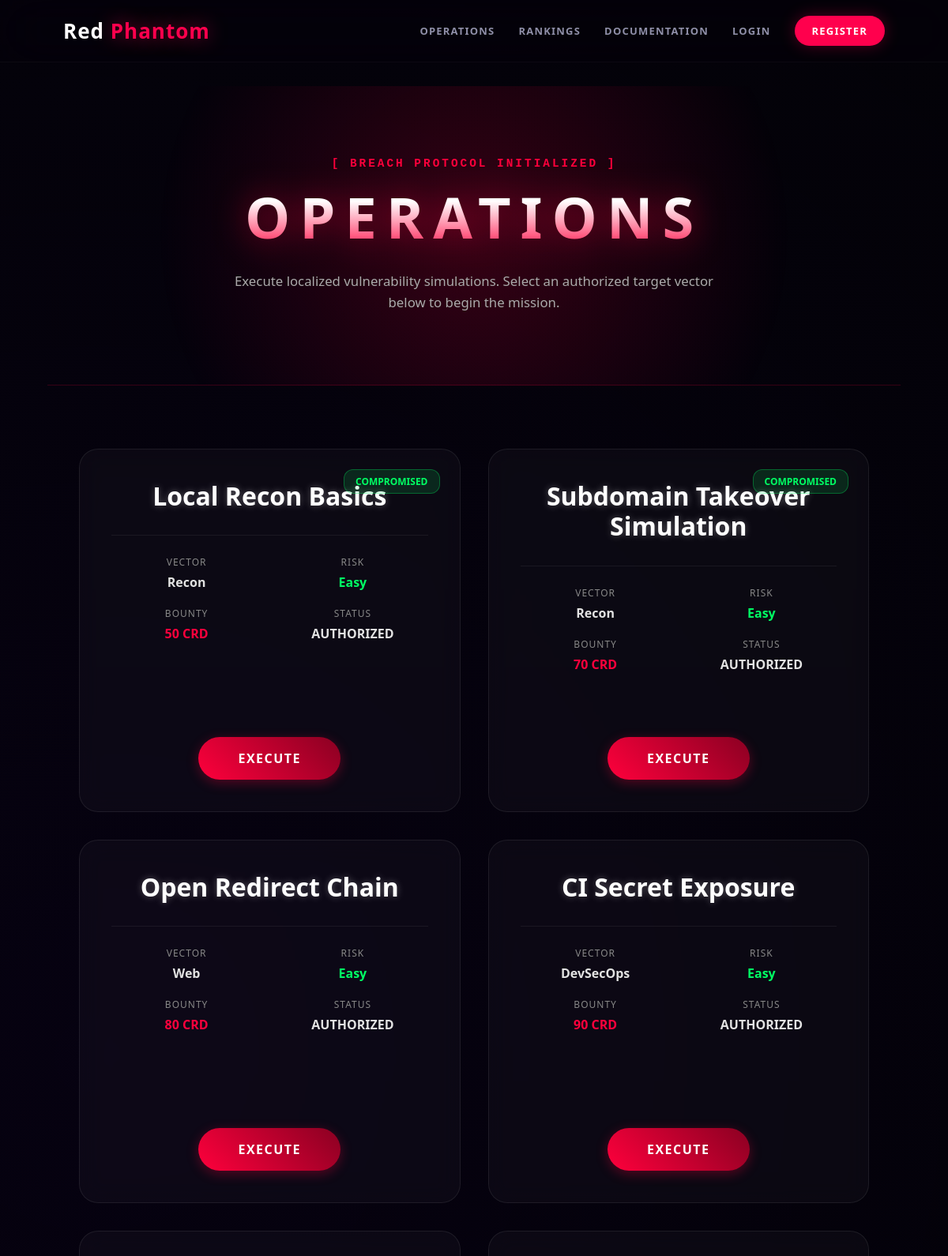
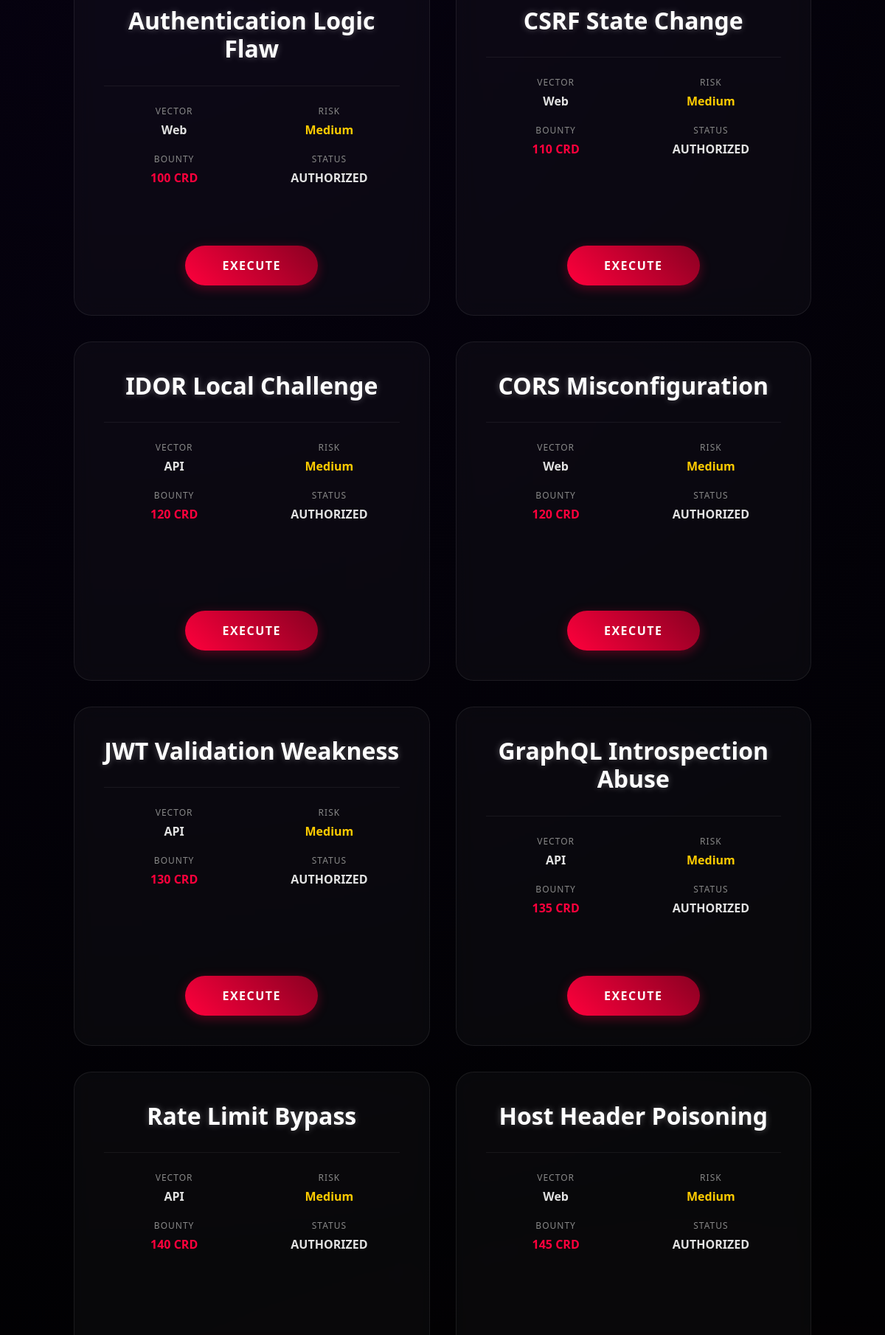
The app's page / (signed in, upper part) with its own data (2 pictures, top to bottom).
### lab/models.py (models this page shows)
class Challenge(db.Model):
    id = db.Column(db.Integer, primary_key=True)
    slug = db.Column(db.String(64), unique=True, nullable=False)
    title = db.Column(db.String(140), nullable=False)
    category = db.Column(db.String(60), nullable=False)
    difficulty = db.Column(db.String(20), nullable=False)
    points = db.Column(db.Integer, nullable=False)
    description = db.Column(db.Text, nullable=False)
    objective = db.Column(db.Text, nullable=False)
    local_target = db.Column(db.Text, nullable=False)
    flag = db.Column(db.String(255), nullable=False)
    solves = db.relationship("Solve", back_populates="challenge", cascade="all, delete-orphan")

### app.py (the view)
@app.get("/")
def index():
    challenges = Challenge.query.order_by(Challenge.points.asc()).all()
    user = current_user()
    solved_ids = set()
    if user:
        solved_ids = {solve.challenge_id for solve in user.solves}
    category_counts = {}
    for challenge in challenges:
        category_counts[challenge.category] = category_counts.get(challenge.category, 0) + 1
    return render_template(
        "index.html",
        challenges=challenges,
        solved_ids=solved_ids,
        category_counts=sorted(category_counts.items(), key=lambda item: item[0]),
        total_points=sum(challenge.points for challenge in challenges),
    )

### app.py (called while the page is built)
def current_user():
    user_id = session.get("user_id")
    if not user_id:
        return None
    return User.query.get(user_id)

@app.context_processor
def inject_user():
    return {"current_user": current_user()}

### templates/index.html (shortened to what this page needs)
{% extends "base.html" %} {% block content %}
<section class="command-center">
  <span class="status-bar">[ BREACH PROTOCOL INITIALIZED ]</span>
  <h2>Operations</h2>
  <p
    style="
      color: #aaa;
      max-width: 650px;
      margin: 20px auto 0 auto;
      font-size: 1.05rem;
      line-height: 1.6;
    "
  >
    Execute localized vulnerability simulations. Select an authorized target
    vector below to begin the mission.
  </p>
</section>
<div class="challenges-grid">
  {% for challenge in challenges %}
  <article class="challenge-card">
    {% if challenge.id in solved_ids %}
    <div class="solved-status">COMPROMISED</div>
    {% endif %}
    <div class="challenge-header">
      <h3>{{ challenge.title }}</h3>
    </div>
    <div class="challenge-content" style="width: 100%">
      <div class="challenge-meta">
        <div class="meta-box">
          <label>VECTOR</label>
          <span>{{ challenge.category }}</span>
        </div>
        <div class="meta-box">
          <label>RISK</label>
          <span
            style="color: {% if challenge.difficulty == 'Easy' %}#00ff64{% elif challenge.difficulty == 'Medium' %}#ffcc00{% else %}#ff003c{% endif %};"
          >
            {{ challenge.difficulty }}
          </span>
        </div>
        <div class="meta-box">
          <label>BOUNTY</label>
          <span style="color: #ff003c">{{ challenge.points }} CRD</span>
        </div>
        <div class="meta-box">
          <label>STATUS</label>
          <span>AUTHORIZED</span>
        </div>
      </div>
    </div>
    <a
      href="{{ url_for('challenge_details', slug=challenge.slug) }}"
      class="btn-launch"
    >
      EXECUTE
    </a>
  </article>
  {% endfor %}
</div>
{% endblock %}

### templates/base.html (style rules this page uses)
* { margin: 0; padding: 0; box-sizing: border-box; font-family: "Segoe UI", sans-serif; }
body { background: radial-gradient( circle at 10% 20%, rgba(91, 0, 255, 0.05) 0%, transparent 40% ), radial-gradient( circle at 90% 80%, rgba(255, 0, 77, 0.06) 0%, transparent 40% ), linear-gradient(180deg, #020205 0%, #000000 100%); background-attachment: fixed; color: #ececf6; min-height: 100vh; overflow-x: hidden; }

### templates/index.html (style rules this page uses)
body { background-color: #070b17; color: #e2e2e2; overflow-x: hidden; }
.command-center { text-align: center; padding: 90px 20px; background: radial-gradient( circle at center, rgba(255, 0, 60, 0.2) 0%, transparent 70% ); position: relative; border-bottom: 1px solid rgba(255, 0, 60, 0.2); margin-bottom: 60px; }
.command-center h2 { font-size: 4.5rem; font-weight: 900; text-transform: uppercase; letter-spacing: 12px; margin: 0; background: linear-gradient(to bottom, #fff 30%, #ff003c 100%); -webkit-background-clip: text; -webkit-text-fill-color: transparent; filter: drop-shadow(0 0 20px rgba(255, 0, 60, 0.5)); }
.status-bar { font-family: "Courier New", monospace; font-size: 0.9rem; color: #ff003c; text-transform: uppercase; letter-spacing: 3px; font-weight: bold; margin-bottom: 10px; display: block; }
.challenges-grid { display: grid; grid-template-columns: repeat(auto-fit, minmax(360px, 1fr)); gap: 35px; padding: 20px 40px; }
.challenge-card { background: rgba(255, 255, 255, 0.03); backdrop-filter: blur(15px); -webkit-backdrop-filter: blur(15px); border: 1px solid rgba(255, 255, 255, 0.08); border-radius: 24px; padding: 40px; display: flex; flex-direction: column; align-items: center; text-align: center; transition: all 0.5s cubic-bezier(0.23, 1, 0.32, 1); position: relative; min-height: 460px; overflow: hidden; }
.challenge-card::after { content: ""; position: absolute; top: 0; left: 0; width: 100%; height: 100%; background: radial-gradient( circle at center, rgba(148, 0, 255, 0.1) 0%, transparent 70% ); opacity: 0; transition: opacity 0.5s; pointer-events: none; }
.challenge-header h3 { font-size: 2rem; color: #fff; margin-bottom: 30px; font-weight: 800; line-height: 1.2; text-shadow: 0 0 10px rgba(255, 255, 255, 0.3); }
.challenge-meta { display: grid; grid-template-columns: 1fr 1fr; gap: 20px; width: 100%; margin-bottom: 40px; padding: 25px 0; border-top: 1px solid rgba(255, 255, 255, 0.06); position: relative; z-index: 1; }
.meta-box label { display: block; font-size: 0.75rem; color: #888; text-transform: uppercase; letter-spacing: 1px; margin-bottom: 6px; }
.meta-box span { font-weight: 700; font-size: 1rem; color: #e2e2e2; }
.btn-launch { display: inline-block; padding: 16px 50px; background: linear-gradient(45deg, #ff003c, #8a0022); color: #fff; text-align: center; text-decoration: none; font-weight: 800; text-transform: uppercase; letter-spacing: 1.5px; border-radius: 50px; transition: all 0.4s ease; border: none; cursor: pointer; position: relative; z-index: 1; margin-top: auto; box-shadow: 0 4px 15px rgba(255, 0, 60, 0.3); }
.solved-status { position: absolute; top: 25px; right: 25px; font-size: 0.75rem; font-weight: 800; color: #00ff64; text-transform: uppercase; background: rgba(0, 255, 100, 0.12); padding: 6px 14px; border-radius: 12px; border: 1px solid rgba(0, 255, 100, 0.3); z-index: 1; }

### records on screen
Challenge: shows "COMPROMISED", title "Local Recon Basics", category "Recon", difficulty "Easy", points "50"
Challenge: shows "COMPROMISED", title "Subdomain Takeover Simulation", category "Recon", difficulty "Easy", points "70"
Challenge: title "Open Redirect Chain", category "Web", difficulty "Easy", points "80"
Challenge: title "CI Secret Exposure", category "DevSecOps", difficulty "Easy", points "90"
Challenge: title "Authentication Logic Flaw", category "Web", difficulty "Medium", points "100"
Challenge: title "CSRF State Change", category "Web", difficulty "Medium", points "110"
Challenge: title "IDOR Local Challenge", category "API", difficulty "Medium", points "120"
Challenge: title "CORS Misconfiguration", category "Web", difficulty "Medium", points "120"
Challenge: title "JWT Validation Weakness", category "API", difficulty "Medium", points "130"
Challenge: title "GraphQL Introspection Abuse", category "API", difficulty "Medium", points "135"
Challenge: title "Rate Limit Bypass", category "API", difficulty "Medium", points "140"
Challenge: title "Host Header Poisoning", category "Web", difficulty "Medium", points "145"
